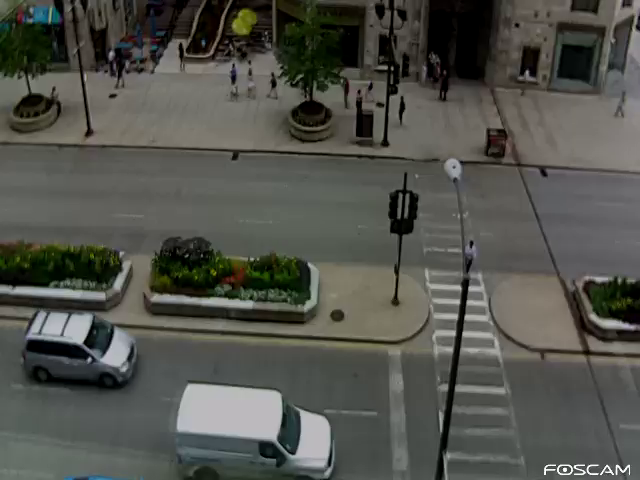
#> input picture frame 0 of imagens/flow.avi, 640 x 480 px
$ python optical-stream.py
#> lines starting #> are read from the running program, lines starting #| are printed output that depends on the picture
#Optical Flow - https://docs.opencv.org/trunk/d4/dee/tutorial_optical_flow.html

import os
import numpy as np
import cv2
import time
import math

grava = True
cam = cv2.VideoCapture('imagens/flow.avi')

def draw(flow):

    M = 10
    (h, w) = flow.shape[:2]
    mag, ang = cv2.cartToPolar(flow[...,0], flow[...,1])
    hsv = np.zeros((h, w, 3), np.uint8) # Cria uma imagem HSV preta na dimensão do frame - flow
    hsv[..., 0] = ang * (180 / np.pi / 2)  # Parte da Conversão do ângulo em cor
    hsv[..., 1] = 0xFF
    hsv[..., 2] = cv2.normalize(mag,None,0,255,cv2.NORM_MINMAX)  # Parte da Conversão do ângulo em cor

    flow_img = cv2.cvtColor(hsv, cv2.COLOR_HSV2BGR)  # Converte a imagem hsv em BGR

    return flow_img

if __name__ == '__main__':

    Threshold = 5
    ret, prev = cam.read() # Cria um frame prévio para o cálculo de fluxo ótico
#> prev is the input picture: shape (480, 640, 3); mean B, G, R 76.3, 82.8, 81.8
    prev = cv2.resize(prev, None, fx=.4, fy=.4)
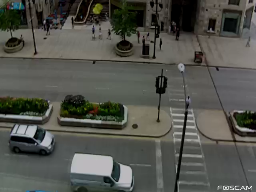
#> prev: shape (192, 256, 3); mean B, G, R 76.2, 82.8, 81.7
    fourcc = cv2.VideoWriter_fourcc(*'XVID') # Cria o objeto para gravar vídeo
    out = cv2.VideoWriter('out.mp4', fourcc, 20.0, (prev.shape[1] * 2, prev.shape[0]))  # Determina o nome do arquivo de saída, sua taxa de FPS e sua resolução.
    prevgray = cv2.cvtColor(prev, cv2.COLOR_BGR2GRAY)  # Converte o frame prévio em tons de cinza para o cálculo ótico
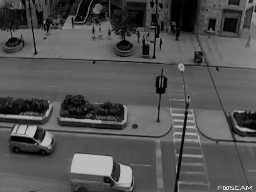
#> prevgray: shape (192, 256); min 0, max 248, mean 81.7

    scala = .4
    while True:
        (ret, img) = cam.read()
#> (the run stopped early here; a loop or call above may not have finished)
